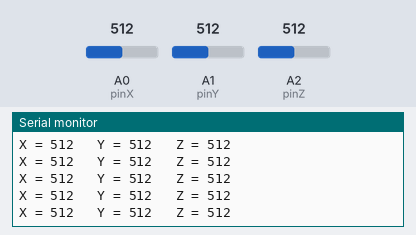
A sketch run on a simulated Arduino Uno, built with avr-gcc and run on an emulated ATmega328P. On the bench: the last lines printed to the serial monitor. Inputs (shaded band) come from the test bench; at power-on: A0 (pinX) = 512, A1 (pinY) = 512, A2 (pinZ) = 512.

Above: at 1.2 s.
1.3 s: A0 (pinX) set to 11
At 2.1 s:
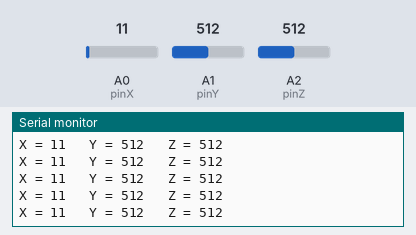
4.3 s: A0 (pinX) set to 8
At 5.4 s:
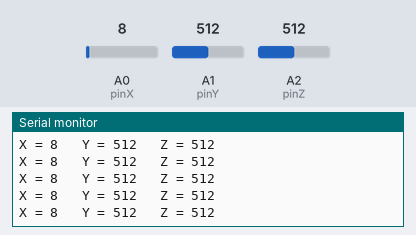
7.3 s: A1 (pinY) set to 111
At 8.2 s:
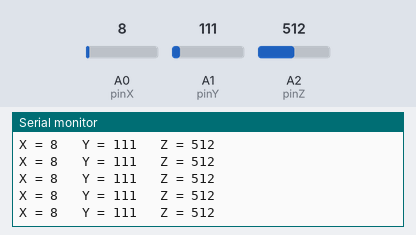
8.8 s: A1 (pinY) set to 94
At 9.4 s:
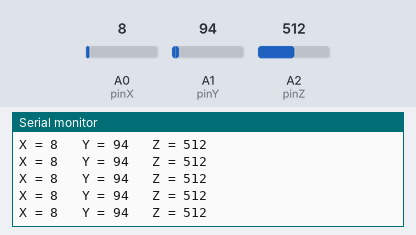
10.3 s: A2 (pinZ) set to 985
At 11.2 s:
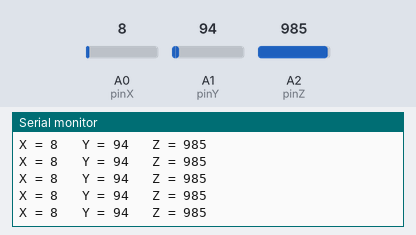
13.3 s: A2 (pinZ) set to 1016
At 14.1 s:
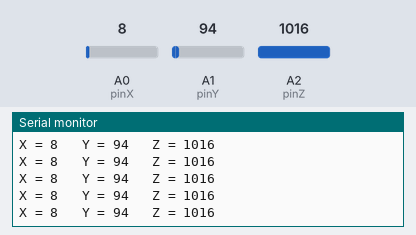
Timing chart, 0 to 15.8 s (numbered marks = the images above; inputs shaded):
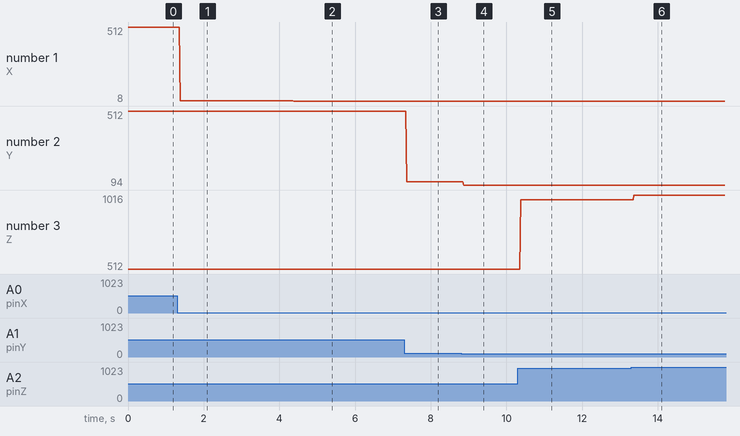

Measured:
- after the input at 1.3 s, the serial monitor: prints a new line after 0.08 s (image 1)
- after the input at 4.3 s, the serial monitor: prints a new line after 0.08 s (image 2)
- after the input at 7.3 s, the serial monitor: prints a new line after 0.07 s (image 3)
- after the input at 8.8 s, the serial monitor: prints a new line after 0.08 s (image 4)
- after the input at 10.3 s, the serial monitor: prints a new line after 0.07 s (image 5)
- after the input at 13.3 s, the serial monitor: prints a new line after 0.07 s (image 6)
- plotted number 1: 512 → 11 after the input at 1.3 s, 11 → 8 after the input at 4.3 s
- plotted number 2: 512 → 111 after the input at 7.3 s, 111 → 94 after the input at 8.8 s

The sketch:

MMA7361L.ino
```cpp
// acelerometro mma7361l

// ------------ definicion de puertos ------------
const int pinX = A0;  // leemos puerto - acceleracion en X
const int pinY = A1;  // leemos puerto - acceleracion en Y
const int pinZ = A2;  // leemos puerto - acceleracion en Z

int intX = 0;         // valor leido - acceleracion en X
int intY = 0;         // valor leido - acceleracion en Y
int intZ = 0;         // valor leido - acceleracion en Z

float valX = 0;       // valor - acceleracion en X
float valY = 0;       // valor - acceleracion en Y
float valZ = 0;       // valor - acceleracion en Z

// parametros medicion
const int volt = 5;  // voltaje
const int ofX = 200;
const int ofY = 200;
const int ofZ = 200;
// ------------ configuraciones iniciales ------------
void setup() {
  Serial.begin(9600);       // inicio comunicacion serial a 9600
}


void loop() {
  // leo el puerto analogo
  intX = analogRead(pinX);
  intY = analogRead(pinY);
  intZ = analogRead(pinZ);

  // imprimo el valor leido por el ADC y luego el voltaje:
  if(1){
    Serial.print("X = " );
    Serial.print(intX);
    Serial.print("\t Y = " );
    Serial.print(intY);
    Serial.print("\t Z = " );
    Serial.print(intZ);
  }else{

    valX = float(intX*volt)/1023;
    valY = float(intY*volt)/1023;
    valZ = float(intZ*volt)/1023;

    Serial.print("X = " );
    Serial.print(valX);
    Serial.print("\t Y = " );
    Serial.print(valY);
    Serial.print("\t Z = " );
    Serial.print(valZ);
  }

  Serial.println(); // salto a la siguiente linea
  // espero 2 ms
  delay(2);
}
```
